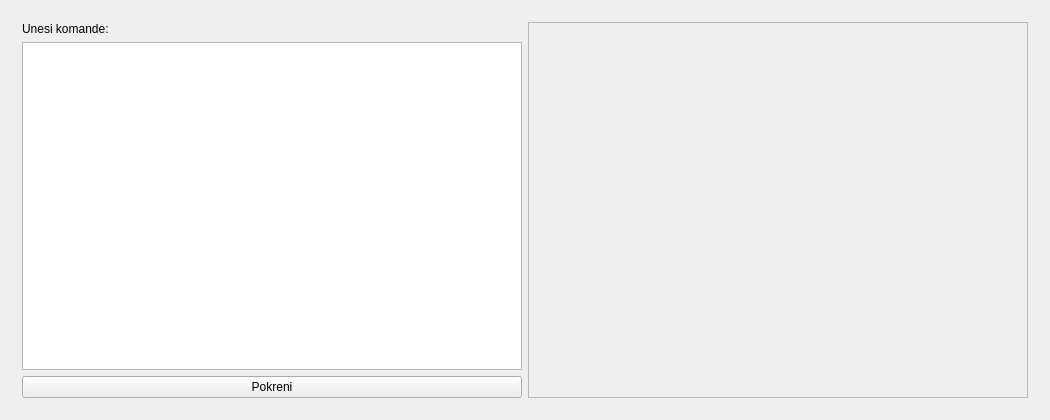
<?xml version="1.0" encoding="UTF-8"?>
<ui version="4.0">
 <class>LinijskeKomande</class>
 <widget class="QWidget" name="LinijskeKomande">
  <property name="geometry">
   <rect>
    <x>0</x>
    <y>0</y>
    <width>1050</width>
    <height>420</height>
   </rect>
  </property>
  <property name="windowTitle">
   <string>LinijskeKomande</string>
  </property>
  <layout class="QVBoxLayout" name="verticalLayout_3">
   <item>
    <widget class="QWidget" name="centralWidget" native="true">
     <layout class="QVBoxLayout" name="verticalLayout_2">
      <item>
       <layout class="QHBoxLayout" name="horizontalLayout">
        <item>
         <layout class="QVBoxLayout" name="verticalLayout">
          <item>
           <widget class="QLabel" name="label">
            <property name="text">
             <string>Unesi komande:</string>
            </property>
           </widget>
          </item>
          <item>
           <widget class="QTextEdit" name="txt1">
            <property name="html">
             <string>&lt;!DOCTYPE HTML PUBLIC &quot;-//W3C//DTD HTML 4.0//EN&quot; &quot;http://www.w3.org/TR/REC-html40/strict.dtd&quot;&gt;
&lt;html&gt;&lt;head&gt;&lt;meta name=&quot;qrichtext&quot; content=&quot;1&quot; /&gt;&lt;style type=&quot;text/css&quot;&gt;
p, li { white-space: pre-wrap; }
&lt;/style&gt;&lt;/head&gt;&lt;body style=&quot; font-family:'Ubuntu'; font-size:11pt; font-weight:400; font-style:normal;&quot;&gt;
&lt;p style=&quot;-qt-paragraph-type:empty; margin-top:0px; margin-bottom:0px; margin-left:0px; margin-right:0px; -qt-block-indent:0; text-indent:0px;&quot;&gt;&lt;br /&gt;&lt;/p&gt;&lt;/body&gt;&lt;/html&gt;</string>
            </property>
           </widget>
          </item>
          <item>
           <widget class="QPushButton" name="btn1">
            <property name="text">
             <string>Pokreni</string>
            </property>
           </widget>
          </item>
         </layout>
        </item>
        <item>
         <widget class="QListWidget" name="listWidget">
          <property name="enabled">
           <bool>false</bool>
          </property>
         </widget>
        </item>
       </layout>
      </item>
     </layout>
    </widget>
   </item>
  </layout>
 </widget>
 <layoutdefault spacing="6" margin="11"/>
 <resources/>
 <connections/>
</ui>
